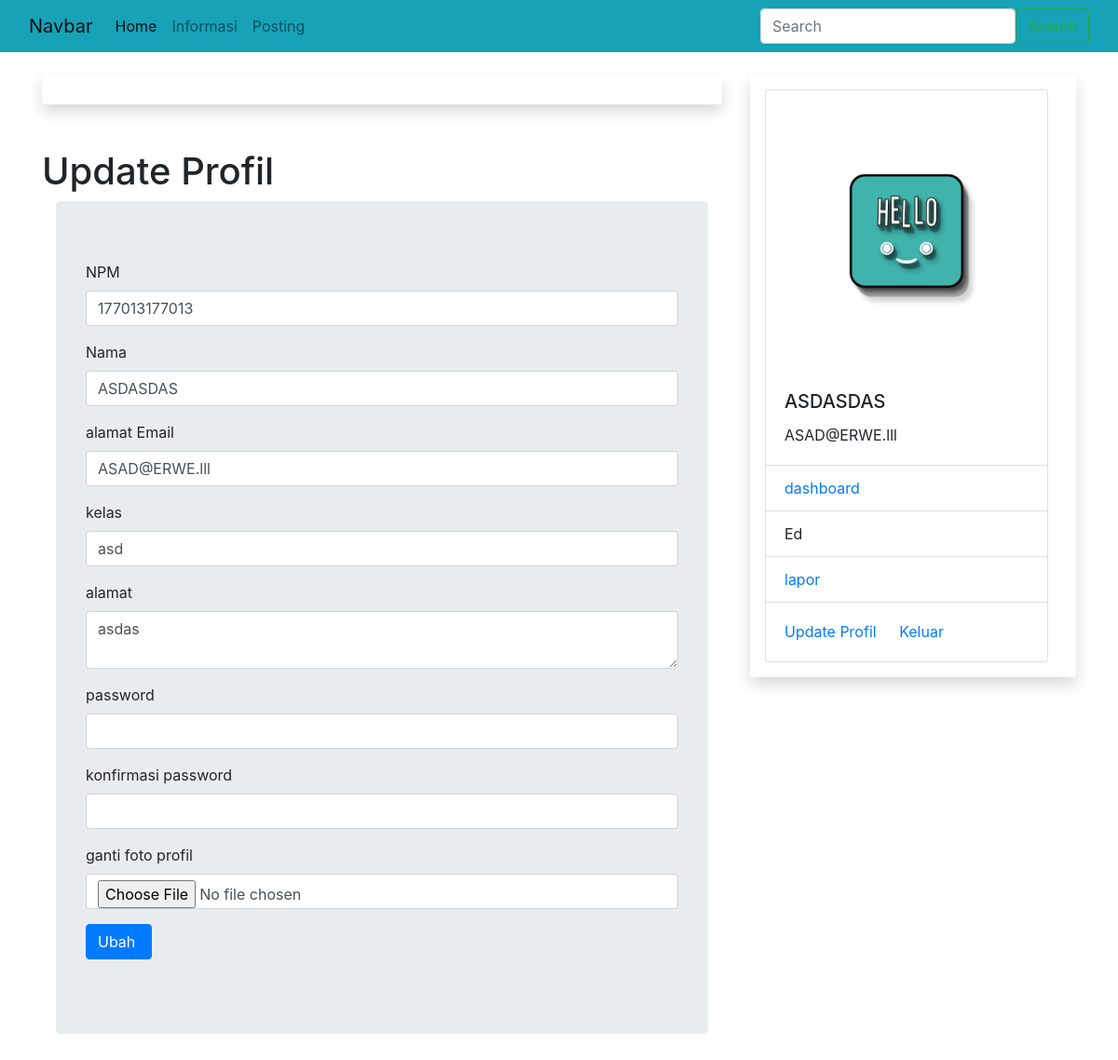
The app's page /edit (signed in) with its own data.
### sim/models.py (models this page shows, shortened)
class Tmahasiswa(db.Model,UserMixin): #tambahkan
    id = db.Column(db.Integer, primary_key=True)
    npm = db.Column(db.String(15), unique=True, nullable=False)
    nama = db.Column(db.String(20) , nullable=False)
    email = db.Column(db.String(20),unique=True, nullable=False)
    password = db.Column(db.String(60), nullable=False)
    kelas = db.Column(db.String(20), nullable=False)
    alamat = db.Column(db.String(100), nullable=False)
    foto = db.Column(db.String(20), nullable=False, default='default.jpg')
    pengaduans = db.relationship('Tpengaduan', backref='mahasiswa')#backref itu relasi/hubungan antar ttabel

### sim/mahasiswa/routes.py (the view)
@rmahasiswa.route("/edit", methods=['GET','POST'])
@login_required
def edit():
    form = Edit_org()
    if form.validate_on_submit():# ini adalah sintak untuk mengupdate data yang akan dimasukan ke dalam database
        if form.foto.data:
            file_foto=simpan_foto(form.foto.data)
            current_user.foto=file_foto
        current_user.npm=form.npm.data
        current_user.nama=form.nama.data
        current_user.email=form.email.data
        current_user.kelas=form.kelas.data
        current_user.alamat=form.alamat.data
        sandi = bcrypt.generate_password_hash(form.password.data).decode('UTF-8')
        current_user.password=sandi
        db.session.commit()
        flash('Data berhasil di rubah ','warning ')
        return redirect(url_for('rmahasiswa.edit'))
    elif request.method=="GET":# ini sintak untuk menampilkan data ke dalam database
        form.npm.data=current_user.npm
        form.nama.data=current_user.nama
        form.email.data=current_user.email
        form.kelas.data=current_user.kelas
        form.alamat.data=current_user.alamat
        form.password.data=current_user.password
    return render_template ('edit.html',form=form)

### sim/mahasiswa/forms.py (shortened to what this page needs)
class Edit_org(FlaskForm):# ini kelas tambahannya
    npm = StringField('NPM', validators=[DataRequired(),Length(min=10,max=15)])#ini untuk deklarasi tipe data dan validasi untuk minta data dimasukan dengan panjang tertentu
    nama = StringField('Nama', validators=[DataRequired()])#ini adalah variabel dan StringField itu tipe datanya
    email = EmailField('alamat Email', validators=[DataRequired(),Email()])# yang string itu labelnya
    kelas = StringField('kelas', validators=[DataRequired()])
    password = PasswordField('password',validators=[DataRequired(),Length(min=6,max=10)])#ini atribut baru yang akan menampung pasword
    konfir_pass=PasswordField('konfirmasi password',validators=[DataRequired(),EqualTo("password")])# ini untuk konfimasi passwod dan equal
    alamat = TextAreaField('alamat', validators=[DataRequired()])
    submit = SubmitField('Ubah ') # kalo yang ini itu tombolnya
    foto = FileField('ganti foto profil',validators=[FileAllowed(['jpg','jpeg'])])# ini validasi untuk import foto

### sim/models.py (called while the page is built)
@login_manager.user_loader
def load_user(mahasiswa_id):
    return Tmahasiswa.query.get(int(mahasiswa_id))

### sim/templates/edit.html (shortened to what this page needs)
{% extends "base.html" %}
{% block konten %}
<h1>Update Profil </h1>
<form method="POST" enctype="multipart/form-data">
   <div class="container">
      <div class="jumbotron">
         <div class="form-group">
            {{form.npm.label(class="form-control-label")}}
            {% if form.npm.errors %}
         {{form.npm(class="form-control is-invalid")}}
         <div class="invalid-feedback">
            {% for error in form.npm.errors %}
            <span>{{error}}</span>
            {% endfor %}
         </div>
         {% else %}
         {{form.npm(class="form-control")}}
      {% endif %}</div>
   <div class="form-group">
      {{form.nama.label(class="form-control-label")}}
      {{form.nama(class="form-control")}}
   </div>
   <div class="form-group">
      {{form.email.label(class="form-control-label")}}
      {{form.email(class="form-control")}}
   </div>
   <div class="form-group">
      {{form.kelas.label(class="form-control-label")}}
      {{form.kelas(class="form-control")}}
   </div>
  <div class="form-group">
      {{form.alamat.label(class="form-control-label")}}
      {{form.alamat(class="form-control")}}
   </div>
      <div class="form-group">
         {{form.password.label(class="form-control-label")}}
         {% if form.password.errors %}
         {{form.password(class="form-control is-invalid")}}
         <div class="invalid-feedback">
         {% for error in form.password.errors %}
         <span>{{error}}</span>
         {% endfor %}
         </div>
         {% else %}
         {{form.password(class="form-control")}}
         {% endif %}</div>
      <div class="form-group">
         {{form.konfir_pass.label(class="form-control-label")}}
         {% if form.konfir_pass.errors %}
         {{form.konfir_pass(class="form-control is-invalid")}}
         <div class="invalid-feedback">
         {% for error in form.konfir_pass.errors %}
         <span>{{error}}</span>
         {% endfor %}
         </div>
         {% else %}
         {{form.konfir_pass(class="form-control")}}
         {% endif %}</div>
      <div class="form-group">
            {{form.foto.label(class="form-control-label")}}
            {% if form.foto.errors %}
            {{form.foto(class="form-control is-invalid")}}
            <div class="invalid-feedback">
            {% for error in form.foto.errors %}
            <span>{{error}}</span>
            {% endfor %}
            </div>
            {% else %}
            {{form.foto(class="form-control")}}
      {% endif %}</div>
   <div class="form-group">
      {{form.submit(class="btn btn-primary")}}
   </div>
   </div>
</div>
</form>
{% endblock %}

### sim/templates/base.html (shortened to what this page needs)
<!DOCTYPE html>
<html>
<head>
    <link rel="stylesheet" type="text/css" href="{{url_for('static',filename="css/bootstrap.min.css")}}">
    <link rel="stylesheet" type="text/css" href="{{url_for('static',filename="css/style.css")}}">
</head>
<body>
  <nav class="navbar navbar-expand-lg navbar-light bg-info">
        <div class="container-fluid">
          <a class="navbar-brand" href="#">Navbar</a>
          <div class="collapse navbar-collapse" id="navbarSupportedContent">
            <ul class="navbar-nav me-auto mb-2 mb-lg-0">
              <li class="nav-item">
                <a class="nav-link active" aria-current="page" href="{{url_for("rmahasiswa.rumah")}}">Home</a>
              </li>
              <li class="nav-item">
                <a class="nav-link" href="{{url_for("rmahasiswa.informasi")}}">Informasi</a>
              </li>
              {% if current_user.is_authenticated %}
              <li class="nav-item">
                <a class="nav-link" href="{{url_for("rmahasiswa.agenda_inf")}}">Posting</a>
              </li>
              {% else %}
              <li class="nav-item">
                  <a class="nav-link" href="{{url_for("rmahasiswa.daftar")}}">Daftar</a></li>
              <li class="nav-item">
                  <a class="nav-link" href="{{url_for("rmahasiswa.login")}}">Login</a></li>
              {%endif%}
            </ul>
            </div>
            <div col-md-7>
              <form class="d-flex">
                <input class="form-control me-2" type="search" placeholder="Search" aria-label="Search">
                <button class="btn btn-outline-success" type="submit">Search</button>
              </form>
            </div>
          </div>
      </nav>
      <div class="container mt-4">
        <div class="row">
          <div class="col-md-8">
            <div class="shadow p-3 mb-5 bg- rounded">
            </div>
            {% block konten %}
            {% endblock %}
        </div>
        <div class="col-md-4">
        <div class="shadow p-3 mb-5 bg- rounded">
          {% if current_user.is_authenticated %}
          <div class="card" style="width: 19rem;">
            <img src="{{url_for('static', filename= 'foto/'+current_user.foto )}} " class="card-img-top" alt="...">
            <div class="card-body">
              <h5 class="card-title">{{current_user.nama}}</h5>
              <p class="card-text">{{current_user.email}}</p>
            </div>
            <ul class="list-group list-group-flush">
              <li class="list-group-item"><a href="{{url_for('rmahasiswa.akun')}}">dashboard</a> </li>
              <li class="list-group-item">Ed</li>
              <li class="list-group-item">
                <a href="{{url_for('rmahasiswa.laporan')}}">lapor</a>
              </li>
            </ul>
            <div class="card-body">
              <a href="{{url_for('rmahasiswa.edit')}}" class="card-link">Update Profil</a>
              <a href="{{url_for('rmahasiswa.keluar')}}" class="card-link">Keluar</a>
            </div>
          </div>
          {% else %}
          <h1>Menu Lain</h1>
          <li>data mahasiswa</li>
          <li>data dosen</li>
          {% endif %}
          </div>
        </div>
      </div>
    </div>
  </body>
</html>

### records on screen
Tmahasiswa: npm "177013177013", nama "ASDASDAS", email "ASAD@ERWE.lll", kelas "asd", alamat "asdas", foto (placeholder picture)
